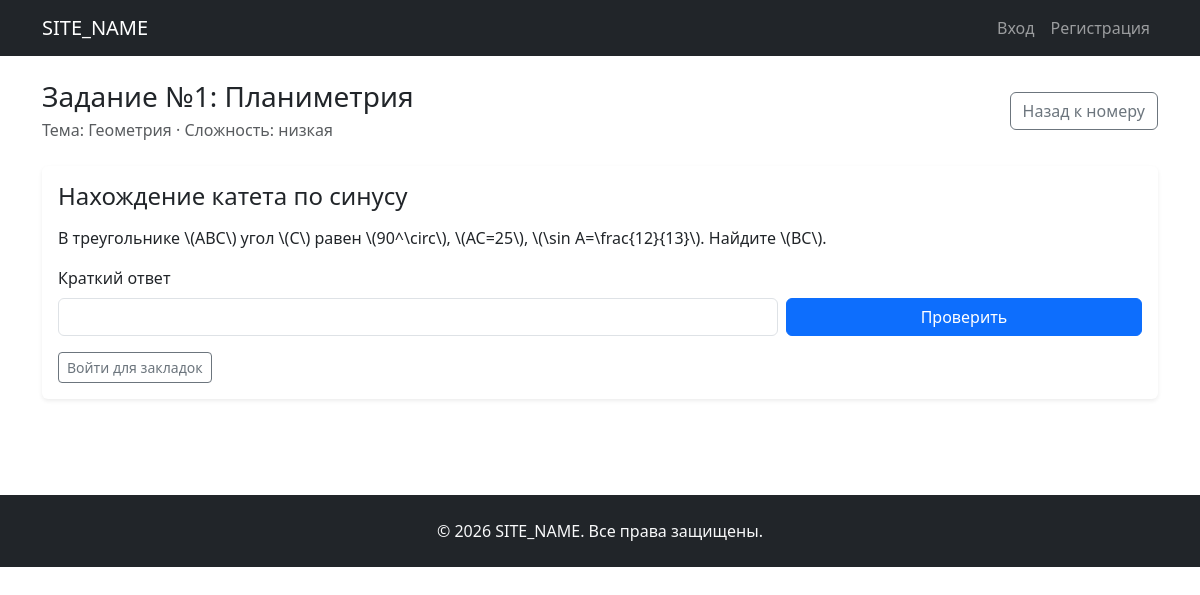
The page /question.php?id=1 on the database its author committed.
### tables this page shows
CREATE TABLE `ege_questions` (
  `id` int(11) NOT NULL,
  `task_type_id` int(11) NOT NULL,
  `topic_id` int(11) DEFAULT NULL,
  `subtopic_id` int(11) DEFAULT NULL,
  `title` varchar(255) NOT NULL,
  `body_html` longtext NOT NULL,
  `solution_html` longtext DEFAULT NULL,
  `marking_scheme_html` longtext DEFAULT NULL,
  `answer_text` varchar(255) DEFAULT NULL,
  `answer_type` enum('short','full') NOT NULL DEFAULT 'short',
  `max_score` tinyint(4) NOT NULL DEFAULT 1,
  `difficulty` enum('низкая','повышенная','высокая') NOT NULL DEFAULT 'низкая',
  `source` varchar(255) DEFAULT NULL,
  `source_name` varchar(255) DEFAULT NULL,
  `source_year` int(11) DEFAULT NULL,
  `source_month` varchar(50) DEFAULT NULL,
  `source_period` enum('demo','march','april','may','june','reserve','early','main','teacher','training','other') DEFAULT NULL,
  `source_variant_code` varchar(100) DEFAULT NULL,
  `source_task_number` int(11) DEFAULT NULL,
  `source_url` varchar(500) DEFAULT NULL,
  `source_external_id` varchar(100) DEFAULT NULL,
  `auto_check_enabled` tinyint(1) NOT NULL DEFAULT 1,
  `created_by` int(11) DEFAULT NULL,
  `is_published` tinyint(1) NOT NULL DEFAULT 1,
  `checked` tinyint(1) NOT NULL DEFAULT 0,
  `created_at` timestamp NULL DEFAULT current_timestamp(),
  `updated_at` timestamp NULL DEFAULT current_timestamp() ON UPDATE current_timestamp()
);

CREATE TABLE `ege_task_types` (
  `id` int(11) NOT NULL,
  `task_number` int(11) NOT NULL,
  `part_number` tinyint(4) NOT NULL DEFAULT 1,
  `title` varchar(255) NOT NULL,
  `difficulty_level` varchar(30) NOT NULL DEFAULT 'низкая',
  `answer_format` varchar(30) NOT NULL DEFAULT 'Краткий',
  `max_score` tinyint(4) NOT NULL DEFAULT 1,
  `content_area` varchar(255) DEFAULT NULL,
  `short_description` text DEFAULT NULL,
  `sort_order` int(11) NOT NULL DEFAULT 0,
  `is_active` tinyint(1) NOT NULL DEFAULT 1,
  `created_at` timestamp NULL DEFAULT current_timestamp()
);

CREATE TABLE `ege_topics` (
  `id` int(11) NOT NULL,
  `slug` varchar(120) NOT NULL,
  `title` varchar(255) NOT NULL,
  `short_description` text DEFAULT NULL,
  `icon` varchar(20) DEFAULT NULL,
  `sort_order` int(11) NOT NULL DEFAULT 0,
  `is_active` tinyint(1) NOT NULL DEFAULT 1,
  `created_at` timestamp NULL DEFAULT current_timestamp()
);

### authentication/auth.php (called while the page is built, shortened)
<?php
function is_user_logged_in() {
    return isset($_SESSION['user_id']) && !empty($_SESSION['user_id']);
}

### includes/functions.php (called while the page is built, shortened)
<?php
function e($value) {
	return htmlspecialchars((string)$value, ENT_QUOTES, 'UTF-8');
}

### question.php (the view, shortened to what this page needs)
<?php
require_once __DIR__ . '/includes/functions.php';
require_once __DIR__ . '/authentication/auth.php';
$isLoggedIn = is_user_logged_in();
$currentUserId = $isLoggedIn ? (int)get_current_user_id() : 0;
$questionId = isset($_GET['id']) ? (int)$_GET['id'] : 0;
$question = null;
try {
    $stmtQuestion = $mysqli->prepare(
        'SELECT
            q.*,
            tt.task_number,
            tt.title AS task_title,
            st.title AS subtopic_title,
            t.title AS topic_title,
            CASE
                WHEN ? > 0 THEN EXISTS(
                    SELECT 1
                    FROM ege_bookmarks b
                    WHERE b.user_id = ? AND b.question_id = q.id
                )
                ELSE 0
            END AS is_bookmarked
         FROM ege_questions q
         JOIN ege_task_types tt ON tt.id = q.task_type_id
         LEFT JOIN ege_task_subtopics st ON st.id = q.subtopic_id
         LEFT JOIN ege_topics t ON t.id = q.topic_id
         WHERE q.id = ?
         LIMIT 1'
    );
    $stmtQuestion->bind_param('iii', $currentUserId, $currentUserId, $questionId);
    $stmtQuestion->execute();
    $question = $stmtQuestion->get_result()->fetch_assoc();
} catch (Throwable $exception) {
    $errorMessage = 'Не удалось загрузить вопрос.';
}
require_once __DIR__ . '/includes/header.php';
?>
<div class="d-flex justify-content-between align-items-center mb-4 gap-3 flex-wrap">
    <div>
        <h1 class="h3 mb-1">Задание №<?= e($question['task_number']) ?>: <?= e($question['task_title']) ?></h1>
        <p class="text-muted mb-0">
            <?= !empty($question['topic_title']) ? 'Тема: ' . e($question['topic_title']) . ' · ' : '' ?>
            Сложность: <?= e($question['difficulty']) ?>
        </p>
    </div>
    <a class="btn btn-outline-secondary" href="/task.php?number=<?= (int)$question['task_number'] ?>">Назад к номеру</a>
</div>
<article class="card border-0 shadow-sm mb-4">
    <div class="card-body">
        <h2 class="h4 mb-3"><?= e($question['title']) ?></h2>
        <div class="mb-3"><?= $question['body_html'] ?></div>
        <?php if ((string)$question['answer_type'] === 'short'): ?>
            <form method="post" class="row g-2 align-items-end">
                <div class="col-md-8">
                    <label class="form-label">Краткий ответ</label>
                    <input class="form-control" type="text" name="submitted_answer" required>
                </div>
                <div class="col-md-4 d-grid">
                    <button class="btn btn-primary" type="submit" name="submit_short_answer" value="1">Проверить</button>
                </div>
            </form>
        <?php endif; ?>
        <div class="mt-3">
            <?php if ($isLoggedIn): ?>
                <form method="post" class="mb-0">
                    <button class="btn btn-sm <?= (int)$question['is_bookmarked'] === 1 ? 'btn-warning' : 'btn-outline-warning' ?>" type="submit" name="bookmark_action" value="toggle">
                        <?= (int)$question['is_bookmarked'] === 1 ? 'Убрать из закладок' : 'В закладки' ?>
                    </button>
                </form>
            <?php else: ?>
                <a class="btn btn-sm btn-outline-secondary" href="/authentication/login.php">Войти для закладок</a>
            <?php endif; ?>
        </div>
    </div>
</article>
<?php require_once __DIR__ . '/includes/footer.php'; ?>

### rows shown on the page
ege_questions: task_type.task_number "1", task_type.title "Планиметрия", topic.title "Геометрия", difficulty "низкая", title "Нахождение катета по синусу", body_html "В треугольнике \\(ABC\\) угол \\(C\\) равен \\(90^\\circ\\), \\(AC=25\\), \\(\\sin A=\\frac{12}{13}\\). Найдите \\(BC\\)."

### other values the page prints
SITE_NAME "SITE_NAME"
